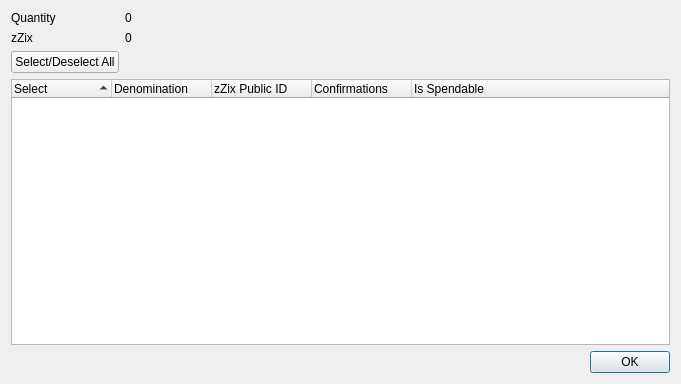
<?xml version="1.0" encoding="UTF-8"?>
<ui version="4.0">
 <class>ZZixControlDialog</class>
 <widget class="QDialog" name="ZZixControlDialog">
  <property name="geometry">
   <rect>
    <x>0</x>
    <y>0</y>
    <width>681</width>
    <height>384</height>
   </rect>
  </property>
  <property name="minimumSize">
   <size>
    <width>681</width>
    <height>384</height>
   </size>
  </property>
  <property name="windowTitle">
   <string>Select zZix to Spend</string>
  </property>
  <layout class="QGridLayout" name="gridLayout">
   <item row="0" column="0">
    <layout class="QFormLayout" name="formLayout">
     <property name="sizeConstraint">
      <enum>QLayout::SetDefaultConstraint</enum>
     </property>
     <item row="0" column="0">
      <widget class="QLabel" name="labelQuantity">
       <property name="text">
        <string>Quantity</string>
       </property>
      </widget>
     </item>
     <item row="0" column="1">
      <widget class="QLabel" name="labelQuantity_int">
       <property name="text">
        <string>0</string>
       </property>
      </widget>
     </item>
     <item row="1" column="0">
      <widget class="QLabel" name="labelZZix">
       <property name="text">
        <string>zZix</string>
       </property>
      </widget>
     </item>
     <item row="1" column="1">
      <widget class="QLabel" name="labelZZix_int">
       <property name="text">
        <string>0</string>
       </property>
      </widget>
     </item>
     <item row="2" column="0">
      <widget class="QPushButton" name="pushButtonAll">
       <property name="text">
        <string>Select/Deselect All</string>
       </property>
      </widget>
     </item>
    </layout>
   </item>
   <item row="1" column="0">
    <layout class="QVBoxLayout" name="verticalLayout">
     <item>
      <widget class="QTreeWidget" name="treeWidget">
       <property name="minimumSize">
        <size>
         <width>0</width>
         <height>250</height>
        </size>
       </property>
       <property name="alternatingRowColors">
        <bool>true</bool>
       </property>
       <property name="sortingEnabled">
        <bool>true</bool>
       </property>
       <property name="columnCount">
        <number>5</number>
       </property>
       <attribute name="headerDefaultSectionSize">
        <number>100</number>
       </attribute>
       <column>
        <property name="text">
         <string notr="true">Select</string>
        </property>
       </column>
       <column>
        <property name="text">
         <string notr="true">Denomination</string>
        </property>
       </column>
       <column>
        <property name="text">
         <string notr="true">zZix Public ID</string>
        </property>
       </column>
       <column>
        <property name="text">
         <string notr="true">Confirmations</string>
        </property>
       </column>
       <column>
        <property name="text">
         <string>Is Spendable</string>
        </property>
       </column>
      </widget>
     </item>
     <item>
      <widget class="QDialogButtonBox" name="buttonBox">
       <property name="orientation">
        <enum>Qt::Horizontal</enum>
       </property>
       <property name="standardButtons">
        <set>QDialogButtonBox::Ok</set>
       </property>
      </widget>
     </item>
    </layout>
   </item>
  </layout>
 </widget>
 <resources/>
 <connections>
  <connection>
   <sender>buttonBox</sender>
   <signal>accepted()</signal>
   <receiver>ZZixControlDialog</receiver>
   <slot>accept()</slot>
   <hints>
    <hint type="sourcelabel">
     <x>248</x>
     <y>254</y>
    </hint>
    <hint type="destinationlabel">
     <x>157</x>
     <y>274</y>
    </hint>
   </hints>
  </connection>
  <connection>
   <sender>buttonBox</sender>
   <signal>rejected()</signal>
   <receiver>ZZixControlDialog</receiver>
   <slot>reject()</slot>
   <hints>
    <hint type="sourcelabel">
     <x>316</x>
     <y>260</y>
    </hint>
    <hint type="destinationlabel">
     <x>286</x>
     <y>274</y>
    </hint>
   </hints>
  </connection>
 </connections>
</ui>
